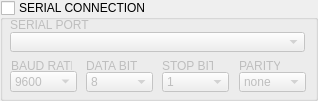
     <widget class="QGroupBox" name="groupBox_18">
      <property name="geometry">
       <rect>
        <x>10</x>
        <y>8</y>
        <width>318</width>
        <height>101</height>
       </rect>
      </property>
      <property name="title">
       <string>SERIAL CONNECTION</string>
      </property>
      <property name="checkable">
       <bool>true</bool>
      </property>
      <property name="checked">
       <bool>false</bool>
      </property>
      <widget class="QLabel" name="label_14">
       <property name="geometry">
        <rect>
         <x>10</x>
         <y>17</y>
         <width>81</width>
         <height>16</height>
        </rect>
       </property>
       <property name="text">
        <string>SERIAL PORT</string>
       </property>
      </widget>
      <widget class="QLabel" name="label_15">
       <property name="geometry">
        <rect>
         <x>11</x>
         <y>55</y>
         <width>61</width>
         <height>21</height>
        </rect>
       </property>
       <property name="text">
        <string>BAUD RATE</string>
       </property>
      </widget>
      <widget class="QLabel" name="label_16">
       <property name="geometry">
        <rect>
         <x>86</x>
         <y>55</y>
         <width>51</width>
         <height>21</height>
        </rect>
       </property>
       <property name="text">
        <string>DATA BITS</string>
       </property>
      </widget>
      <widget class="QLabel" name="label_17">
       <property name="geometry">
        <rect>
         <x>162</x>
         <y>55</y>
         <width>51</width>
         <height>21</height>
        </rect>
       </property>
       <property name="text">
        <string>STOP BITS</string>
       </property>
      </widget>
      <widget class="QLabel" name="label_18">
       <property name="geometry">
        <rect>
         <x>239</x>
         <y>55</y>
         <width>41</width>
         <height>21</height>
        </rect>
       </property>
       <property name="text">
        <string>PARITY</string>
       </property>
      </widget>
      <widget class="QComboBox" name="comboBox">
       <property name="geometry">
        <rect>
         <x>10</x>
         <y>32</y>
         <width>295</width>
         <height>20</height>
        </rect>
       </property>
      </widget>
      <widget class="QComboBox" name="comboBox_2">
       <property name="geometry">
        <rect>
         <x>10</x>
         <y>71</y>
         <width>67</width>
         <height>21</height>
        </rect>
       </property>
       <property name="currentIndex">
        <number>0</number>
       </property>
       <item>
        <property name="text">
         <string>9600</string>
        </property>
       </item>
       <item>
        <property name="text">
         <string>1200</string>
        </property>
       </item>
       <item>
        <property name="text">
         <string>2400</string>
        </property>
       </item>
       <item>
        <property name="text">
         <string>4800</string>
        </property>
       </item>
       <item>
        <property name="text">
         <string>19200</string>
        </property>
       </item>
       <item>
        <property name="text">
         <string>38400</string>
        </property>
       </item>
       <item>
        <property name="text">
         <string>57600</string>
        </property>
       </item>
       <item>
        <property name="text">
         <string>115200</string>
        </property>
       </item>
      </widget>
      <widget class="QComboBox" name="comboBox_3">
       <property name="geometry">
        <rect>
         <x>86</x>
         <y>72</y>
         <width>67</width>
         <height>20</height>
        </rect>
       </property>
       <item>
        <property name="text">
         <string>8</string>
        </property>
       </item>
       <item>
        <property name="text">
         <string>7</string>
        </property>
       </item>
      </widget>
      <widget class="QComboBox" name="comboBox_4">
       <property name="geometry">
        <rect>
         <x>162</x>
         <y>72</y>
         <width>67</width>
         <height>20</height>
        </rect>
       </property>
       <item>
        <property name="text">
         <string>1</string>
        </property>
       </item>
       <item>
        <property name="text">
         <string>1.5</string>
        </property>
       </item>
       <item>
        <property name="text">
         <string>2</string>
        </property>
       </item>
      </widget>
      <widget class="QComboBox" name="comboBox_5">
       <property name="geometry">
        <rect>
         <x>239</x>
         <y>72</y>
         <width>67</width>
         <height>20</height>
        </rect>
       </property>
       <item>
        <property name="text">
         <string>none</string>
        </property>
       </item>
       <item>
        <property name="text">
         <string>even</string>
        </property>
       </item>
       <item>
        <property name="text">
         <string>odd</string>
        </property>
       </item>
      </widget>
     </widget>
